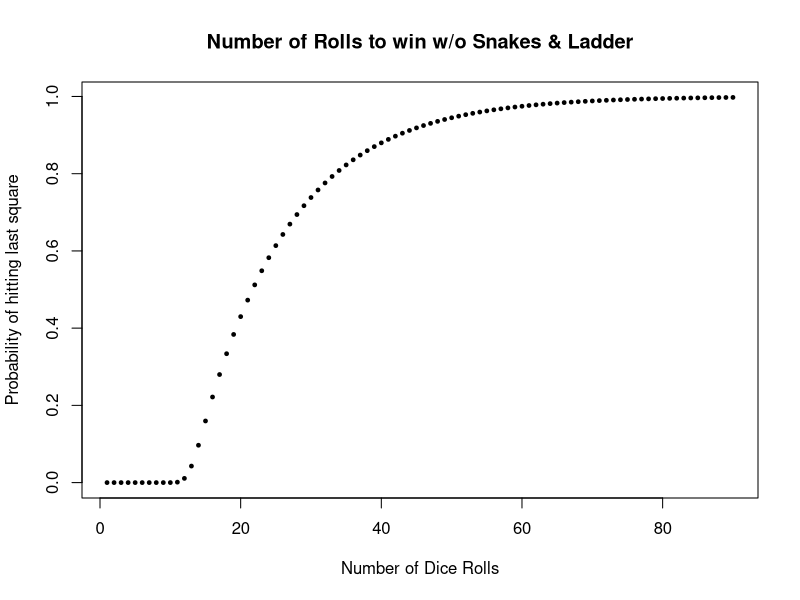
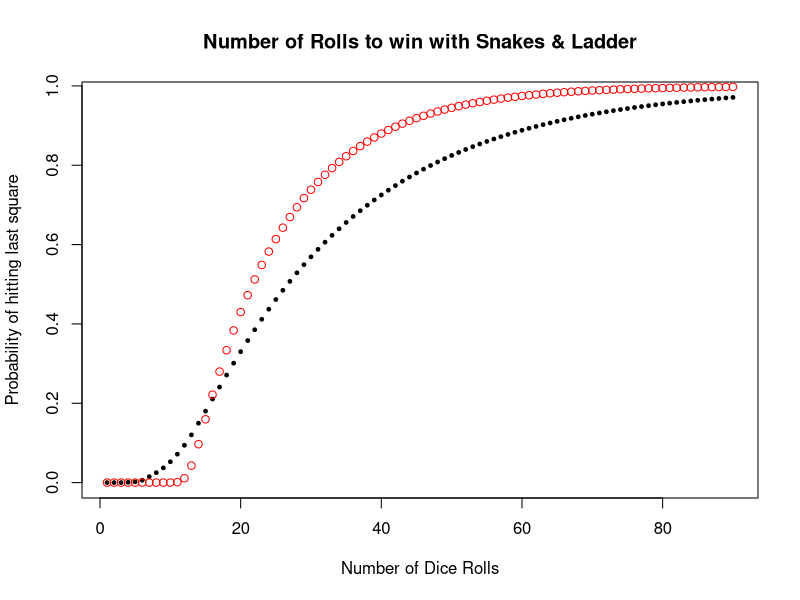

Source code (R) for these figures, in order:
dice_prob <- c(1/36, 2/36, 3/36, 4/36, 5/36, 6/36, 5/36, 4/36, 3/36, 2/36, 1/36)

transition <- matrix(0, nrow = 100, ncol = 100)

# section 17.6
# initial matrix w/o snakes and ladders
for (i in 1:99){
  for (j in 1:11){
    if (i + j + 1 > 100){
      # if counter goes beyond the grid
      transition[200 - (i+ j + 1), i] <- transition[200 - (i + j + 1), i] + dice_prob[j]
    } else {
      # if counter does not go beyond the grid
      transition[i + j + 1, i] <- transition[i + j + 1, i] + dice_prob[j]
    }
  }
}

# last square is absorbing
transition[100, 100] <- 1
state <- rep(0, 100)
state[1] = 1

# run markov chain 100 times
res_initial <- c()
for (i in 1:90){
  state <- transition %*% state
  res_initial <- append(res_initial, state[100])
}

plot(res_initial, 
     main = "Number of Rolls to win w/o Snakes & Ladder",
     ylab = "Probability of hitting last square",
     xlab = "Number of Dice Rolls",
     pch = 19, cex = 0.5)


# swapping function for snakes and ladder
transfer_aux <- function(square, old, new, trans){
  temp <- trans[old, square]
  trans[old, square] <- 0
  trans[new, square] <- trans[new, square] + temp
  return (trans)
}

# need to swap states for all squares
transfer <- function(old, new, trans){
  for (i in 1:100){
    trans <- transfer_aux(i, old, new, trans)   
  }
  return (trans)
}

transition <- transfer(34, 1, transition)
transition <- transfer(25, 5, transition)
transition <- transfer(3, 51, transition)
transition <- transfer(6, 27, transition)
transition <- transfer(20, 70, transition)
transition <- transfer(47, 19, transition)
transition <- transfer(36, 55, transition)
transition <- transfer(65, 52, transition)
transition <- transfer(91, 61, transition)
transition <- transfer(63, 95, transition)
transition <- transfer(87, 57, transition)
transition <- transfer(68, 98, transition)
transition <- transfer(99, 69, transition)




state_new <- rep(0, 100)
state_new[1] = 1

# run markov chain 100 times
res_new <- c()
for (i in 1:90){
  state_new <- transition %*% state_new
  res_new <- append(res_new, state_new[100])
}


plot(res_new, 
     main = "Number of Rolls to win with Snakes & Ladder",
     ylab = "Probability of hitting last square",
     xlab = "Number of Dice Rolls",
     pch = 19, cex = 0.5)

points(res_initial, col = "red")






